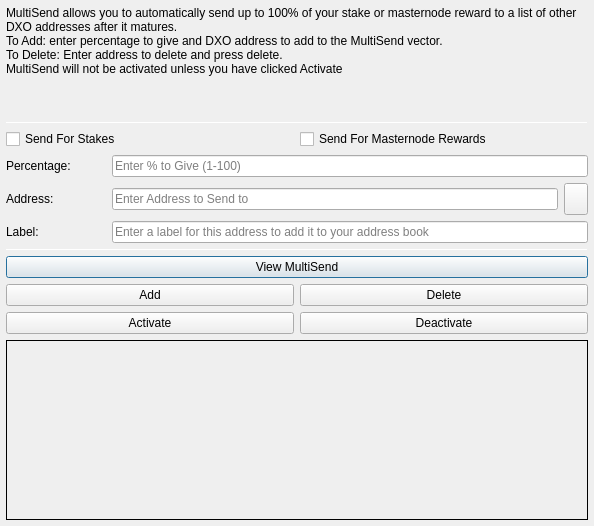
<?xml version="1.0" encoding="UTF-8"?>
<ui version="4.0">
 <class>MultiSendDialog</class>
 <widget class="QDialog" name="MultiSendDialog">
  <property name="windowModality">
   <enum>Qt::NonModal</enum>
  </property>
  <property name="geometry">
   <rect>
    <x>0</x>
    <y>0</y>
    <width>594</width>
    <height>526</height>
   </rect>
  </property>
  <property name="windowTitle">
   <string>MultiSend</string>
  </property>
  <layout class="QVBoxLayout" name="verticalLayout" stretch="0">
   <property name="leftMargin">
    <number>6</number>
   </property>
   <property name="topMargin">
    <number>6</number>
   </property>
   <property name="rightMargin">
    <number>6</number>
   </property>
   <property name="bottomMargin">
    <number>6</number>
   </property>
   <item>
    <layout class="QVBoxLayout" name="verticalLayout_Main" stretch="1,1,1,0,1,1,1">
     <item>
      <widget class="QLabel" name="label_2">
       <property name="lineWidth">
        <number>1</number>
       </property>
       <property name="text">
        <string>MultiSend allows you to automatically send up to 100% of your stake or masternode reward to a list of other DXO addresses after it matures.
To Add: enter percentage to give and DXO address to add to the MultiSend vector.
To Delete: Enter address to delete and press delete.
MultiSend will not be activated unless you have clicked Activate</string>
       </property>
       <property name="alignment">
        <set>Qt::AlignLeading|Qt::AlignLeft|Qt::AlignTop</set>
       </property>
       <property name="wordWrap">
        <bool>true</bool>
       </property>
      </widget>
     </item>
     <item>
      <widget class="Line" name="line">
       <property name="minimumSize">
        <size>
         <width>0</width>
         <height>1</height>
        </size>
       </property>
       <property name="maximumSize">
        <size>
         <width>16777215</width>
         <height>1</height>
        </size>
       </property>
       <property name="orientation">
        <enum>Qt::Horizontal</enum>
       </property>
      </widget>
     </item>
     <item>
      <layout class="QVBoxLayout" name="verticalLayout_Settings">
       <item>
        <layout class="QHBoxLayout" name="horizontalLayout">
         <item>
          <widget class="QCheckBox" name="multiSendStakeCheckBox">
           <property name="text">
            <string>Send For Stakes</string>
           </property>
          </widget>
         </item>
         <item>
          <widget class="QCheckBox" name="multiSendMasternodeCheckBox">
           <property name="text">
            <string>Send For Masternode Rewards</string>
           </property>
          </widget>
         </item>
        </layout>
       </item>
       <item>
        <layout class="QHBoxLayout" name="horizontalLayout_6">
         <item>
          <widget class="QLabel" name="label">
           <property name="minimumSize">
            <size>
             <width>100</width>
             <height>0</height>
            </size>
           </property>
           <property name="toolTip">
            <string>Percentage of stake to send</string>
           </property>
           <property name="text">
            <string>Percentage:</string>
           </property>
          </widget>
         </item>
         <item>
          <widget class="QLineEdit" name="multiSendPercentEdit">
           <property name="toolTip">
            <string>Enter whole numbers 1 - 100</string>
           </property>
           <property name="placeholderText">
            <string>Enter % to Give (1-100)</string>
           </property>
          </widget>
         </item>
        </layout>
       </item>
       <item>
        <layout class="QHBoxLayout" name="horizontalLayout_7">
         <item>
          <widget class="QLabel" name="label_5">
           <property name="minimumSize">
            <size>
             <width>100</width>
             <height>0</height>
            </size>
           </property>
           <property name="toolTip">
            <string>Address to send portion of stake to</string>
           </property>
           <property name="text">
            <string>Address:</string>
           </property>
          </widget>
         </item>
         <item>
          <widget class="QLineEdit" name="multiSendAddressEdit">
           <property name="toolTip">
            <string/>
           </property>
           <property name="placeholderText">
            <string>Enter Address to Send to</string>
           </property>
          </widget>
         </item>
         <item>
          <widget class="QToolButton" name="addressBookButton">
           <property name="maximumSize">
            <size>
             <width>16777215</width>
             <height>32</height>
            </size>
           </property>
           <property name="toolTip">
            <string>Choose an address from the address book</string>
           </property>
           <property name="text">
            <string/>
           </property>
           <property name="icon">
            <iconset resource="../dextro.qrc">
             <normaloff>:/icons/address-book</normaloff>:/icons/address-book</iconset>
           </property>
           <property name="shortcut">
            <string>Alt+A</string>
           </property>
          </widget>
         </item>
        </layout>
       </item>
      </layout>
     </item>
     <item>
      <layout class="QHBoxLayout" name="horizontalLayout_3">
       <item>
        <widget class="QLabel" name="label_3">
         <property name="minimumSize">
          <size>
           <width>100</width>
           <height>0</height>
          </size>
         </property>
         <property name="text">
          <string>Label:</string>
         </property>
        </widget>
       </item>
       <item>
        <widget class="QLineEdit" name="labelAddressLabelEdit">
         <property name="placeholderText">
          <string>Enter a label for this address to add it to your address book</string>
         </property>
        </widget>
       </item>
      </layout>
     </item>
     <item>
      <widget class="Line" name="line_2">
       <property name="minimumSize">
        <size>
         <width>0</width>
         <height>1</height>
        </size>
       </property>
       <property name="maximumSize">
        <size>
         <width>16777215</width>
         <height>1</height>
        </size>
       </property>
       <property name="orientation">
        <enum>Qt::Horizontal</enum>
       </property>
      </widget>
     </item>
     <item>
      <layout class="QVBoxLayout" name="verticalLayout_Buttons">
       <item>
        <layout class="QHBoxLayout" name="horizontalLayout_4">
         <item>
          <widget class="QPushButton" name="viewButton">
           <property name="toolTip">
            <string/>
           </property>
           <property name="statusTip">
            <string>View MultiSend Vector</string>
           </property>
           <property name="text">
            <string>View MultiSend</string>
           </property>
          </widget>
         </item>
        </layout>
       </item>
       <item>
        <layout class="QHBoxLayout" name="horizontalLayout_2">
         <item>
          <widget class="QPushButton" name="addButton">
           <property name="toolTip">
            <string/>
           </property>
           <property name="statusTip">
            <string>Add to MultiSend Vector</string>
           </property>
           <property name="text">
            <string>Add</string>
           </property>
          </widget>
         </item>
         <item>
          <widget class="QPushButton" name="deleteButton">
           <property name="toolTip">
            <string/>
           </property>
           <property name="statusTip">
            <string>Delete Address From MultiSend Vector</string>
           </property>
           <property name="text">
            <string>Delete</string>
           </property>
          </widget>
         </item>
        </layout>
       </item>
       <item>
        <layout class="QHBoxLayout" name="horizontalLayout_5">
         <item>
          <widget class="QPushButton" name="activateButton">
           <property name="statusTip">
            <string>Activate MultiSend</string>
           </property>
           <property name="text">
            <string>Activate</string>
           </property>
          </widget>
         </item>
         <item>
          <widget class="QPushButton" name="disableButton">
           <property name="statusTip">
            <string>Deactivate MultiSend</string>
           </property>
           <property name="text">
            <string>Deactivate</string>
           </property>
          </widget>
         </item>
        </layout>
       </item>
      </layout>
     </item>
     <item>
      <widget class="QLabel" name="message">
       <property name="minimumSize">
        <size>
         <width>0</width>
         <height>180</height>
        </size>
       </property>
       <property name="frameShape">
        <enum>QFrame::Panel</enum>
       </property>
       <property name="frameShadow">
        <enum>QFrame::Plain</enum>
       </property>
       <property name="lineWidth">
        <number>1</number>
       </property>
       <property name="midLineWidth">
        <number>1</number>
       </property>
       <property name="text">
        <string/>
       </property>
       <property name="alignment">
        <set>Qt::AlignLeading|Qt::AlignLeft|Qt::AlignTop</set>
       </property>
       <property name="wordWrap">
        <bool>true</bool>
       </property>
      </widget>
     </item>
    </layout>
   </item>
  </layout>
 </widget>
 <resources>
  <include location="../dextro.qrc"/>
 </resources>
 <connections/>
</ui>
